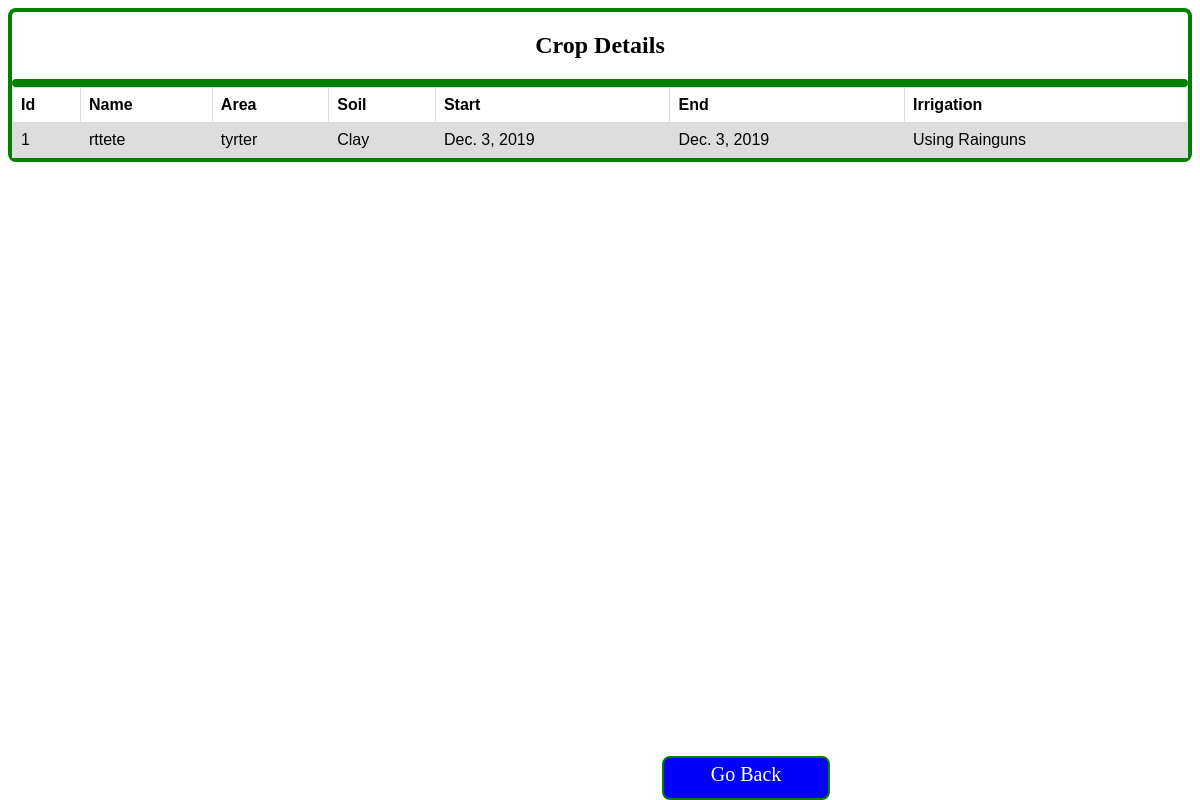
/Cropdetails, run on the app's committed database.
### org/models.py (models this page shows)
class cropregistration(models.Model):
    user=models.CharField(max_length=40,default="local")
    ids=models.TextField()
    name=models.CharField(max_length=50)
    area=models.CharField(max_length=50)
    soil=models.CharField(max_length=50)
    start=models.DateField()
    end=models.DateField()
    irrigation=models.CharField(max_length=50)
    farming=models.CharField(max_length=50)

### org/views.py (the view)
# urls.py: path('Cropdetails',views.Cropdetails,name="cropdetails"),
def Cropdetails(self):
    crop=cropregistration.objects.all()
    return render(self,'cropdetails.html',{'crop':crop})

### templates/cropdetails.html (shortened to what this page needs)
<!DOCTYPE html>
<html>
<head>
    <link rel="stylesheet" href="/static/styles/cropdetails.css"
</head>
<body>
<div class="cropdetails">
<h2>Crop Details</h2>
<form action="details">
<table>
<div class="cropdetails">
    <tr>
    <th>Id</th>
    <th>Name</th>
    <th>Area</th>
    <th>Soil</th>
    <th>Start</th>
    <th>End</th>
    <th>Irrigation</th>
  </tr>
    {% for i in crop %}
    <tr>
        <td>{{i.id}}</td>
        <td>{{i.name}}</td>
        <td>{{i.area}}</td>
        <td>{{i.soil}}</td>
        <td>{{i.start}}</td>
        <td>{{i.end}}</td>
        <td>{{i.irrigation}}</td>
    </tr>
{% endfor %}
</div>
</table>
</form>
<div class="back1">
<a href="back1" style="text-decoration:none; color:white;">Go Back</a>
</div>
</div>
</body>
</html>

### static/styles/cropdetails.css (style rules this page uses)
table { font-family: arial, sans-serif; border-collapse: collapse; width: 100%; }
h2 { text-align:center; color:black; }
td, th { border: 1px solid #dddddd; text-align: left; padding: 8px; }
tr:nth-child(even) { background-color: #dddddd; }
.cropdetails { border-style: solid; border-width:4px; border-color:green; border-radius:8px; width:80% margin-left:80px; }
.back1 { font-size:20px; text-align:center; width:150px; border:2px solid green; background-color:blue; margin-left:650px; height:30px; padding:5px 7px; border-radius:8px; position:fixed; bottom:0; }

### data on the page
cropregistration: id "1", name "rttete", area "tyrter", soil "Clay", start "Dec. 3, 2019", end "Dec. 3, 2019", irrigation "Using Rainguns"
